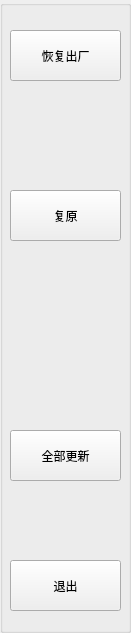
  <widget class="QGroupBox" name="groupBox_6">
   <property name="geometry">
    <rect>
     <x>630</x>
     <y>16</y>
     <width>131</width>
     <height>633</height>
    </rect>
   </property>
   <property name="styleSheet">
    <string notr="true">font: 11pt &quot;楷体&quot;;</string>
   </property>
   <property name="title">
    <string/>
   </property>
   <widget class="QPushButton" name="pushButton_exit">
    <property name="geometry">
     <rect>
      <x>10</x>
      <y>560</y>
      <width>111</width>
      <height>51</height>
     </rect>
    </property>
    <property name="minimumSize">
     <size>
      <width>0</width>
      <height>32</height>
     </size>
    </property>
    <property name="text">
     <string>退出</string>
    </property>
   </widget>
   <widget class="QPushButton" name="pushButton_reset">
    <property name="geometry">
     <rect>
      <x>10</x>
      <y>190</y>
      <width>111</width>
      <height>51</height>
     </rect>
    </property>
    <property name="minimumSize">
     <size>
      <width>0</width>
      <height>32</height>
     </size>
    </property>
    <property name="text">
     <string>复原</string>
    </property>
   </widget>
   <widget class="QPushButton" name="pushButton_t_all">
    <property name="geometry">
     <rect>
      <x>10</x>
      <y>430</y>
      <width>111</width>
      <height>51</height>
     </rect>
    </property>
    <property name="minimumSize">
     <size>
      <width>0</width>
      <height>32</height>
     </size>
    </property>
    <property name="text">
     <string>全部更新</string>
    </property>
   </widget>
   <widget class="QPushButton" name="pushButton_rest_org">
    <property name="geometry">
     <rect>
      <x>10</x>
      <y>30</y>
      <width>111</width>
      <height>51</height>
     </rect>
    </property>
    <property name="minimumSize">
     <size>
      <width>0</width>
      <height>32</height>
     </size>
    </property>
    <property name="text">
     <string>恢复出厂</string>
    </property>
   </widget>
  </widget>
